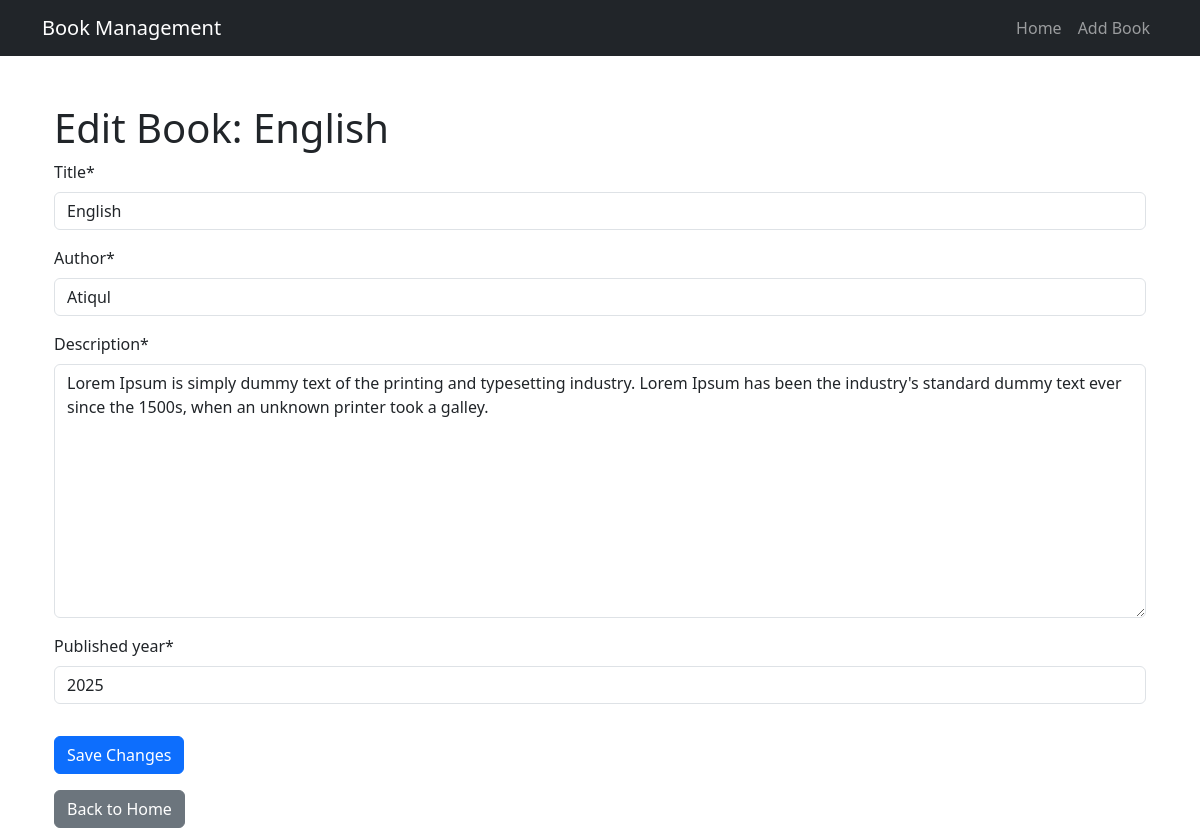
The page /edit/3/ on the database its author committed.
### books/models.py (models this page shows, shortened)
class Book(models.Model):
    title = models.CharField(max_length=100)
    author = models.CharField(max_length=100)
    description = models.TextField()
    published_year = models.PositiveBigIntegerField()

### books/views.py (the view)
# urls.py: path('edit/<int:book_id>/',edit_book,name='edit_book')
def edit_book(request, book_id):
    book = Book.objects.get(id=book_id)
    if request.method == 'POST':
        form = BookForm(request.POST, instance=book)
        if form.is_valid():
            form.save()
            return redirect('homepage')
    else:
        form = BookForm(instance=book)
    return render(request, 'edit_book.html', {'form': form, 'book': book})

### books/forms.py
class BookForm(forms.ModelForm):
    class Meta:
        model = Book
        fields = ['title','author','description','published_year']

### templates/edit_book.html (shortened to what this page needs)
{% extends "base.html" %}
{% load crispy_forms_tags %}
{% block content %}
<div class="container mt-5">
    <h1>Edit Book: {{ book.title }}</h1>
    <form method="POST">
        {{ form|crispy }}
        <button type="submit" class="btn btn-primary mt-3">Save Changes</button>
    </form>
    <a href="{% url 'homepage' %}" class="btn btn-secondary mt-3">Back to Home</a>
</div>
{% endblock %}

### rows shown on the page
Book: title "English", author "Atiqul", description "Lorem Ipsum is simply dummy text of the printing and typesetting industry. Lorem Ipsum has been the industry's standard dummy text ever since the 1500s, when an unknown printer took a galley.", published_year "2025"
